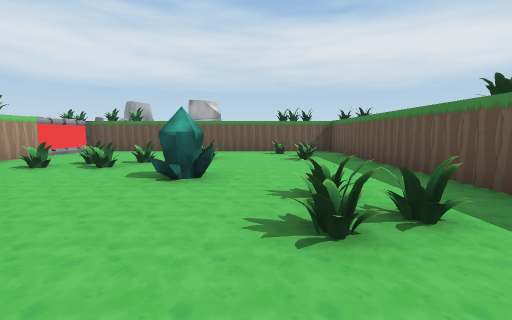
view 1 (above)

13 first-person views from a walk through a 3-D level made in the Unity game engine. The camera is 1.2 m above the floor, tilts 6° down and sees 90° across. The floor is counted in squares, 2 m on a side. Each view is taken from the middle of a square. On the plan, view 1 faces up. The plan holds only what a view shows up to about 9 squares ahead; the rest is blank. The place goes on beyond the plan. Some surface patterns are stand-ins.

view 2
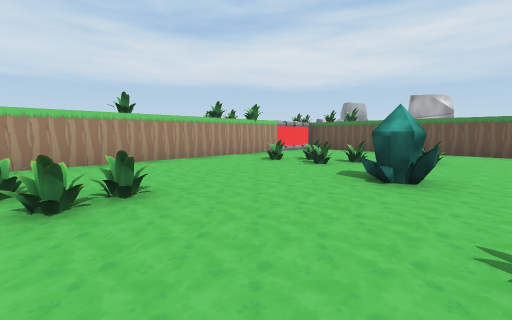

view 3
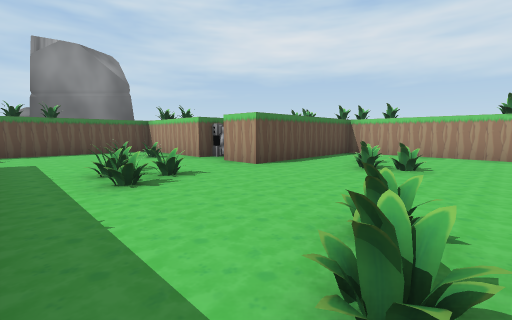

view 4
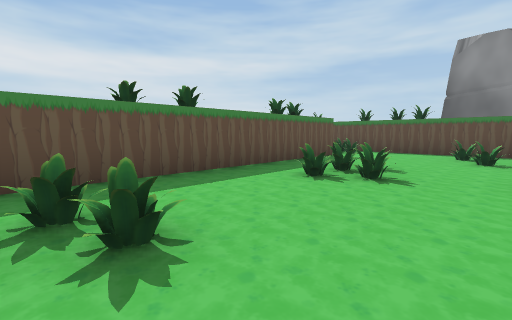

view 5
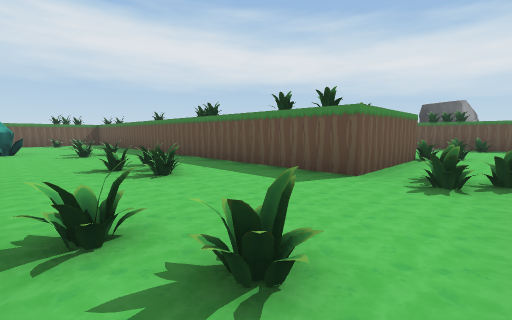

view 6
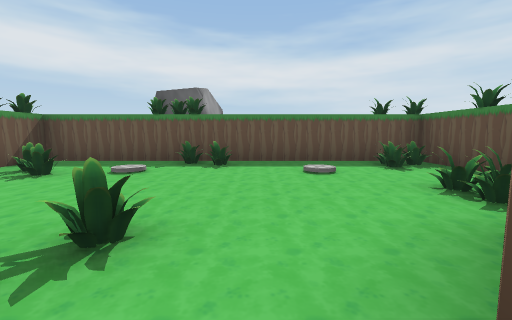

view 7
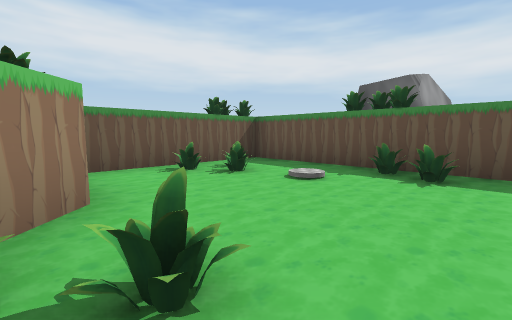

view 8
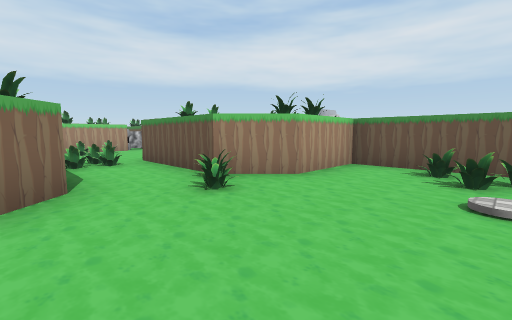

view 9
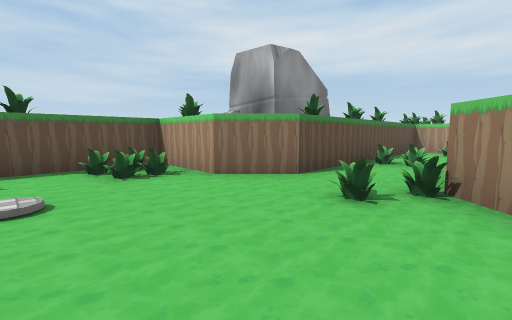

view 10
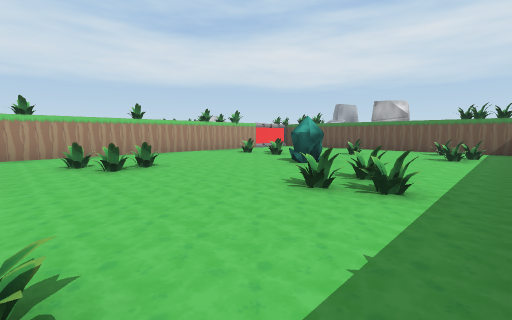

view 11
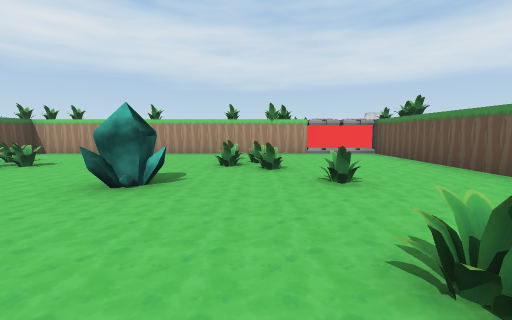

view 12
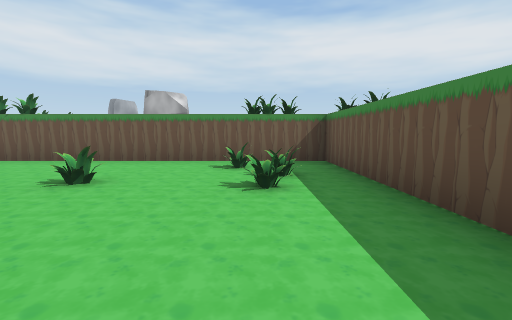

view 13
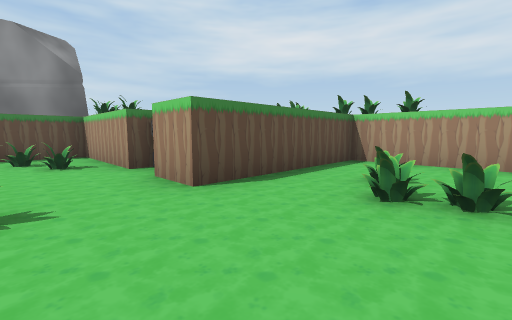

### Floor plan
Points are (right, up) in squares from view 1. A wall is a line through its corners. A room is listed if a view was taken in it or the views show most of it. See-through windows are left out.
Room 1 (views 1, 2, 3, 4, 5, 6, 7, 10, 11, 12, 13)
walls: (-1.5, -3.5) (-1.5, -6.5) (5.5, -6.5); (-5.5, 6.5) (-5.5, -1.5) (-1.5, -1.5) (-1.5, -2.5); (5.9, -4.5) (2.5, -4.5) (2.5, 8.5) (-5.8, 8.5)
ways out: opening at (6, -6) to room 2
objects: barrier (-6, 7); barrier (-6, 8); other object (-4, 4); other object (-3, 0); other object (-3, 1); other object (-3, 4); other object (-3, 5); other object (-2, 0); other object (-2, 5); other object (-1, -4); other object (-1, 4); other object (-1, 6); other object (0, -5); other object (0, -2); other object (0, 2); other object (1, -2); other object (1, -1); other object (1, 2); other object (1, 6); other object (1, 7); other object (2, -6); other object (3, -6); other object (3, -5)
Room 2 (views 8, 9)
walls: (5.5, -6.5) (6.5, -7.5) (6.5, -9.5) (10.5, -9.5) (10.5, -1.5) (6.5, -1.5) (6.5, -3.5) (5.5, -4.5)
ways out: opening at (6, -6) to room 1

Where each view was taken, in squares from view 1:
view 1: 0 up, 0 right, facing up
view 2: 0 up, 0 right, facing up-left
view 3: 2 up, 2 right, facing down-left
view 4: 2 up, 1 left, facing down-right
view 5: 6 down, 1 left, facing up-right
view 6: 6 down, 5 right, facing right
view 7: 6 down, 6 right, facing up-right
view 8: 7 down, 9 right, facing up-left
view 9: 4 down, 9 right, facing down-left
view 10: 1 down, 2 right, facing up-left
view 11: 5 up, 2 right, facing left
view 12: 3 up, 1 right, facing up
view 13: 1 up, 0 right, facing down-left
